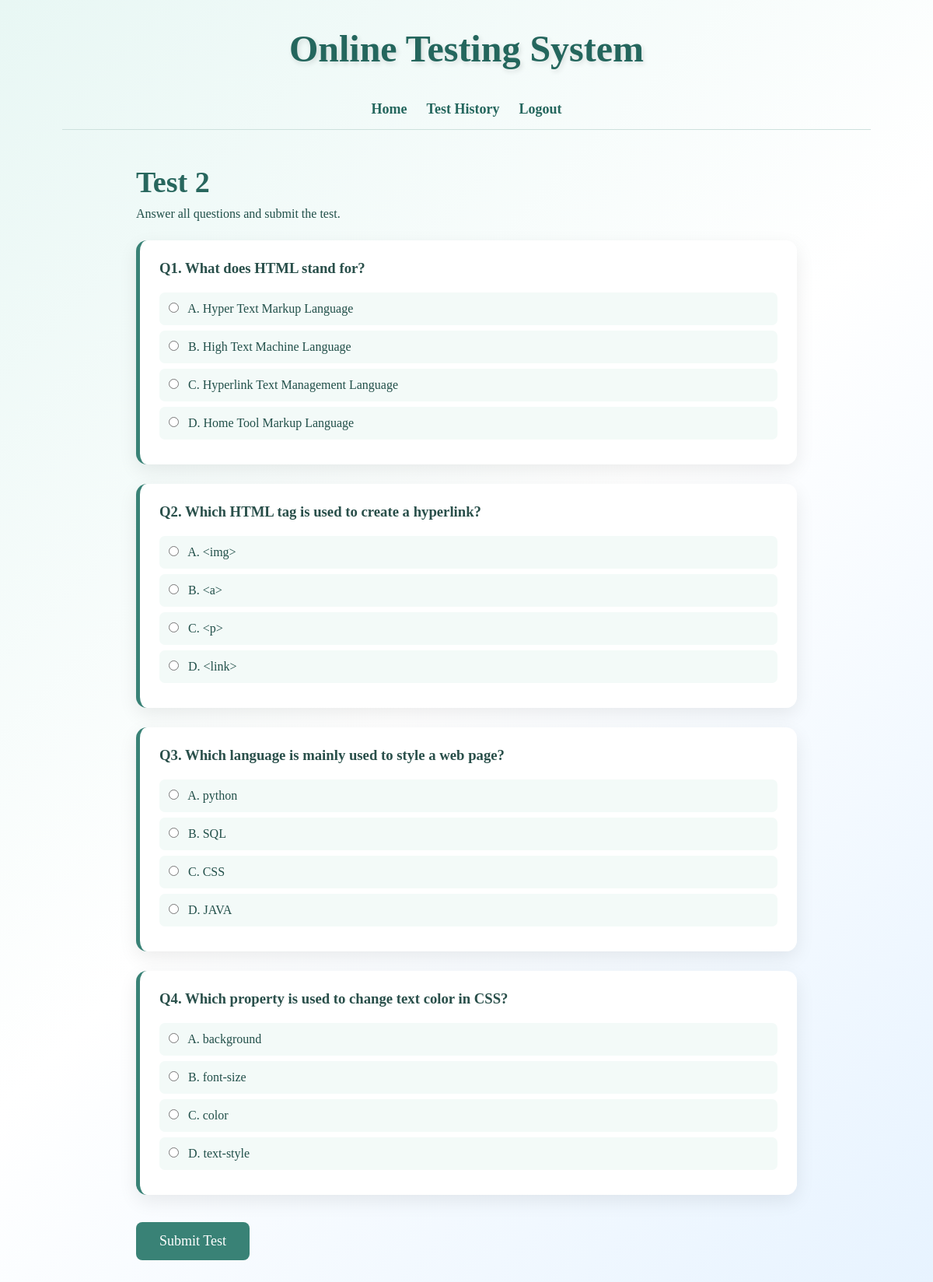
/test2/ (signed in), run on the app's committed database.
### myday/models.py (models this page shows, shortened)
class Question(models.Model):
    TEST_CHOICES = (
        (1, 'Test 1'),
        (2, 'Test 2'),
        (3, 'Test 3'),
    )
    test_number = models.IntegerField(
        choices=TEST_CHOICES
    )
    question = models.TextField()
    option_a = models.CharField(max_length=255)
    option_b = models.CharField(max_length=255)
    option_c = models.CharField(max_length=255)
    option_d = models.CharField(max_length=255)
    correct_option = models.CharField(
        max_length=1,
        choices=(
            ('A', 'A'),
            ('B', 'B'),
            ('C', 'C'),
            ('D', 'D'),
        )
    )

### myday/views.py (the view, shortened to what this page needs)
# urls.py: path('test2/',views.test_page,{'test_number': 2},name='test2'),
@login_required(login_url='myday:login')
def test_page(request, test_number):
    questions = Question.objects.filter(
        test_number=test_number
    )
    return render(
        request,
        'test.html',
        {
            'questions': questions,
            'test_number': test_number
        }
    )

### myday/templates/test.html (shortened to what this page needs)
{% load static %}
<!DOCTYPE html>
<html>
<head>
    <link rel="stylesheet"
          href="{% static 'mycss.css' %}">
</head>
<body>
<div class="page">
    <h1>
        Online Testing System
    </h1>
    <nav>
        <a href="{% url 'myday:home' %}">
            Home
        </a>
        <a href="{% url 'myday:test_history' %}">
            Test History
        </a>
        <a href="{% url 'myday:logout' %}">
            Logout
        </a>
    </nav>
    <div class="test-page">
        <h2>
            Test {{ test_number }}
        </h2>
        <p>
            Answer all questions and submit the test.
        </p>
        {% if questions %}
            <form method="POST">
                {% for question in questions %}
                    <div class="question-card">
                        <h3>
                            Q{{ forloop.counter }}.
                            {{ question.question }}
                        </h3>
                        <label>
                            <input
                                type="radio"
                                name="question_{{ question.id }}"
                                value="A"
                                required
                            >
                            A. {{ question.option_a }}
                        </label>
                        <label>
                            <input
                                type="radio"
                                name="question_{{ question.id }}"
                                value="B"
                            >
                            B. {{ question.option_b }}
                        </label>
                        <label>
                            <input
                                type="radio"
                                name="question_{{ question.id }}"
                                value="C"
                            >
                            C. {{ question.option_c }}
                        </label>
                        <label>
                            <input
                                type="radio"
                                name="question_{{ question.id }}"
                                value="D"
                            >
                            D. {{ question.option_d }}
                        </label>
                    </div>
                {% endfor %}
                <button
                    type="submit"
                    class="submit-test">
                    Submit Test
                </button>
            </form>
        {% endif %}
    </div>
</div>
</body>
</html>

### myday/static/mycss.css (style rules this page uses)
* { margin: 0; padding: 0; box-sizing: border-box; }
body { font-family: Georgia, "Times New Roman", serif; min-height: 100vh; background: linear-gradient( 135deg, #e8f7f4, #ffffff, #e7f3ff ); color: #214f49; }
.page { width: 90%; max-width: 1200px; margin: auto; padding: 35px 20px; min-height: 100vh; }
h1 { text-align: center; font-size: 48px; color: #24665d; margin-bottom: 25px; text-shadow: 2px 3px 6px rgba(0,0,0,0.12); }
nav { display: flex; justify-content: center; gap: 25px; padding: 15px; margin-bottom: 45px; border-bottom: 1px solid #cde1dd; }
nav a { color: #24665d; font-size: 18px; font-weight: bold; text-decoration: none; transition: 0.3s; }
button { border: none; border-radius: 8px; padding: 12px 25px; background: #398276; color: white; font-size: 16px; cursor: pointer; font-family: inherit; transition: 0.3s; }
.test-page { max-width: 850px; margin: auto; }
.test-page h2 { font-size: 38px; color: #28675e; margin-bottom: 10px; }
.question-card { background: white; padding: 25px; margin: 25px 0; border-radius: 14px; box-shadow: 0 8px 25px rgba(0,0,0,0.08); border-left: 5px solid #398276; }
.question-card h3 { margin-bottom: 20px; color: #294f4a; }
.question-card label { display: block; padding: 12px; margin: 7px 0; background: #f3faf8; border-radius: 7px; cursor: pointer; transition: 0.2s; }
.question-card input { margin-right: 8px; }
.submit-test { margin-top: 10px; padding: 14px 30px; font-size: 18px; }

### data on the page
Question: question "What does HTML stand for?", option_a "Hyper Text Markup Language", option_b "High Text Machine Language", option_c "Hyperlink Text Management Language", option_d "Home Tool Markup Language"
Question: question "Which HTML tag is used to create a hyperlink?", option_a "<img>", option_b "<a>", option_c "<p>", option_d "<link>"
Question: question "Which language is mainly used to style a web page?", option_a "python", option_b "SQL", option_c "CSS", option_d "JAVA"
Question: question "Which property is used to change text color in CSS?", option_a "background", option_b "font-size", option_c "color", option_d "text-style"

### other printed values
{{ test_number }} "2"
